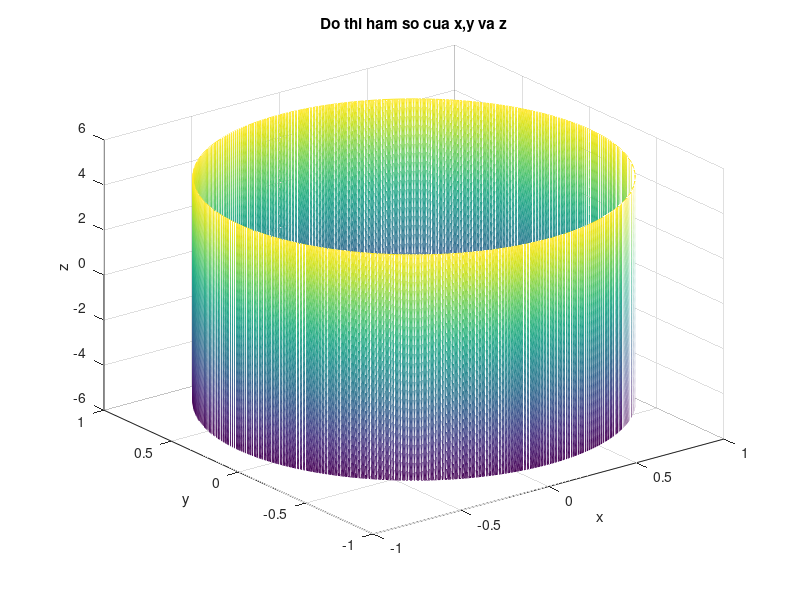

This figure's MATLAB source:
clc
clear all
close all
u=0:pi/200:2*pi;
v=-5:0.04:5;
[U,V]=meshgrid(u,v);
x=cos(U);
y=sin(U);
z=V;
mesh(x,y,z);
xlabel('x');
ylabel('y');
zlabel('z');
title('Do thi ham so cua x,y va z')